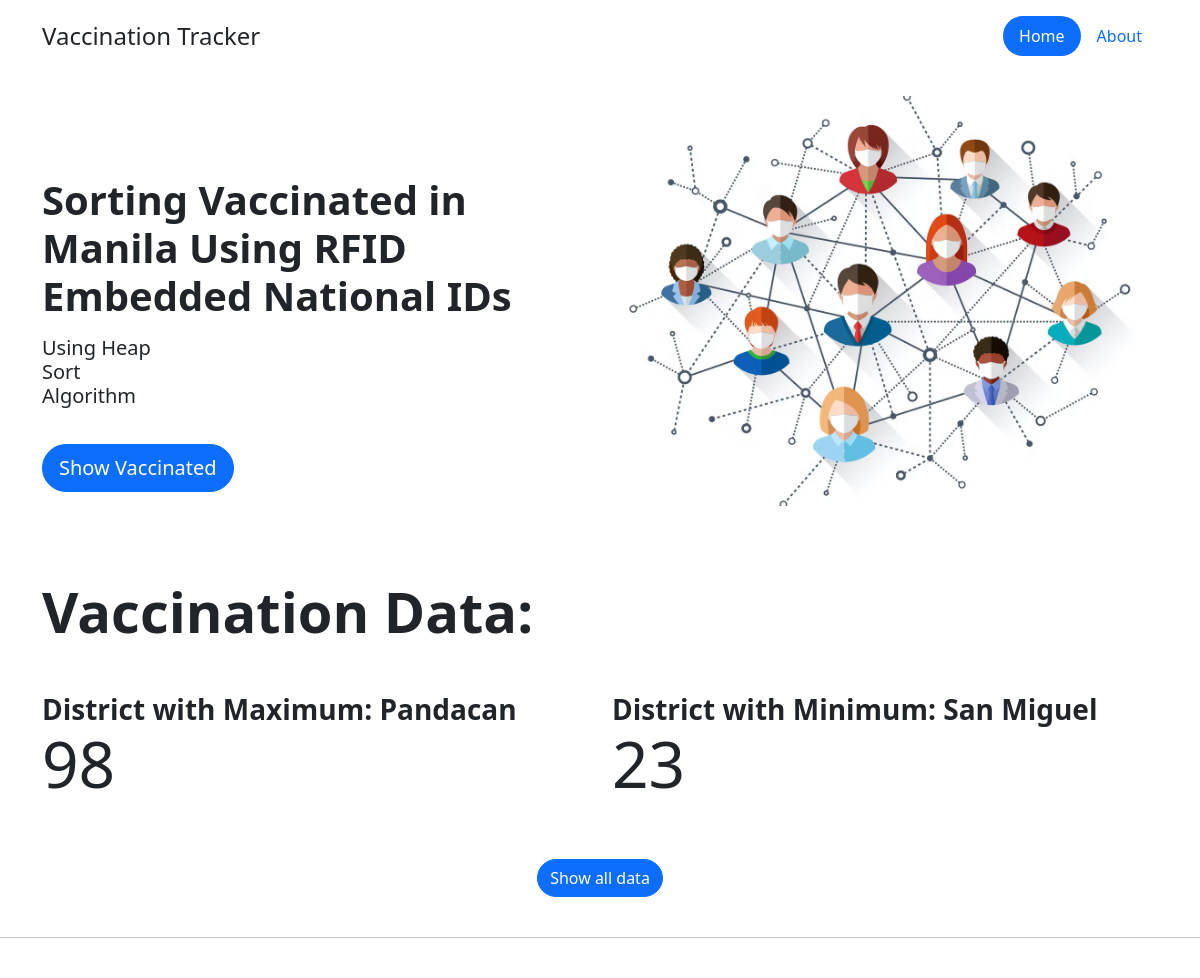
Page /show/ on the committed database.
### initial/models.py (models this page shows)
class Districts(models.Model):
    name = models.CharField(max_length=50, null=True,
                            blank=True, verbose_name="District Name")
    vaccinated = models.IntegerField(null=True, blank=True)
    class Meta:
        verbose_name = "District"
        verbose_name_plural = "Districts"
    def __str__(self):
        return self.name

### initial/views.py (the view)
# urls.py: path('show/', views.show_vaxx, name='show_vaxx'),
def show_vaxx(request):
    vaccinated_data = []
    districts = Districts.objects.all().values(
        'vaccinated', 'name')
    for i in districts:
        if i['vaccinated']:
            vaccinated_data.append(i['vaccinated'])
    print(vaccinated_data)
    max = min_max_heap.max_heap(vaccinated_data)
    min = min_max_heap.min_heap(vaccinated_data)
    district_with_max = Districts.objects.get(vaccinated=max)
    district_with_min = Districts.objects.get(vaccinated=min)
    context = {'district_with_max': district_with_max,
               'district_with_min': district_with_min, }
    if request.GET:
        context['districts'] = districts
    return render(request, 'show_cases.html', context)

### initial/min_max_heap.py (called while the page is built)
def max_heap(array):
    n = len(array)
    for i in range(n//2 - 1, -1, -1):
        heapify_max(array, i)
    return array[0]

def min_heap(array):
    n = len(array)
    for i in range(n//2 - 1, -1, -1):
        heapify_min(array, i)
    return array[0]

def heapify_max(arr, i):
    n = len(arr)
    largest = i  # Initialize largest as root
    l = 2 * i + 1     # left = 2*i + 1
    r = 2 * i + 2     # right = 2*i + 2
    if l < n and arr[i] < arr[l]:
        largest = l
    if r < n and arr[largest] < arr[r]:
        largest = r
    if largest != i:
        temp = arr[i]
        arr[i] = arr[largest]
        arr[largest] = temp
        heapify_max(arr, largest)

def heapify_min(arr, i):
    n = len(arr)
    smallest = i  # Initialize lsmallestargest as root
    l = 2 * i + 1     # left = 2*i + 1
    r = 2 * i + 2     # right = 2*i + 2
    if l < n and arr[i] > arr[l]:
        smallest = l
    if r < n and arr[smallest] > arr[r]:
        smallest = r
    if smallest != i:
        temp = arr[i]
        arr[i] = arr[smallest]
        arr[smallest] = temp
        heapify_min(arr, smallest)

### templates/show_cases.html (shortened to what this page needs)
{% extends "index.html" %} {% load static %} {% block content %} {% load humanize %}
  <body>
<div class="container text-right pt-5">
  <div class="display-4 fw-bold"> Vaccination Data:</div>
  <br>
  <br>
  <div class="row">
    <div class="col-6">
        <div class="h3 fw-bolder">
    District with Maximum: {{district_with_max}}
    <div class="display-3"> {{district_with_max.vaccinated|intcomma}} </div>
  </div>
    <br>
    </div>
    <div class="col-6">
  <div class="h3 fw-bolder">
    District with Minimum:
    {{district_with_min}}
    <div class="display-3">{{district_with_min.vaccinated|intcomma}} </div>
  </div>
    </div>
  </div>
  <div class="container-fluid d-flex justify-content-center p-4">
    <form action="" method="GET">
      <button class="btn btn-block btn-primary" name="all" id="all-data-btn">
        Show all data
      </button>
    </form>
  </div>
  </div>
<hr class="pb-4">
{% endblock content %}

### static/style.css (style rules this page uses)
.btn { --bs-btn-border-radius: 2rem; }

### rows in the picture
Districts: name "Pandacan", vaccinated "98"
Districts: name "San Miguel", vaccinated "23"
